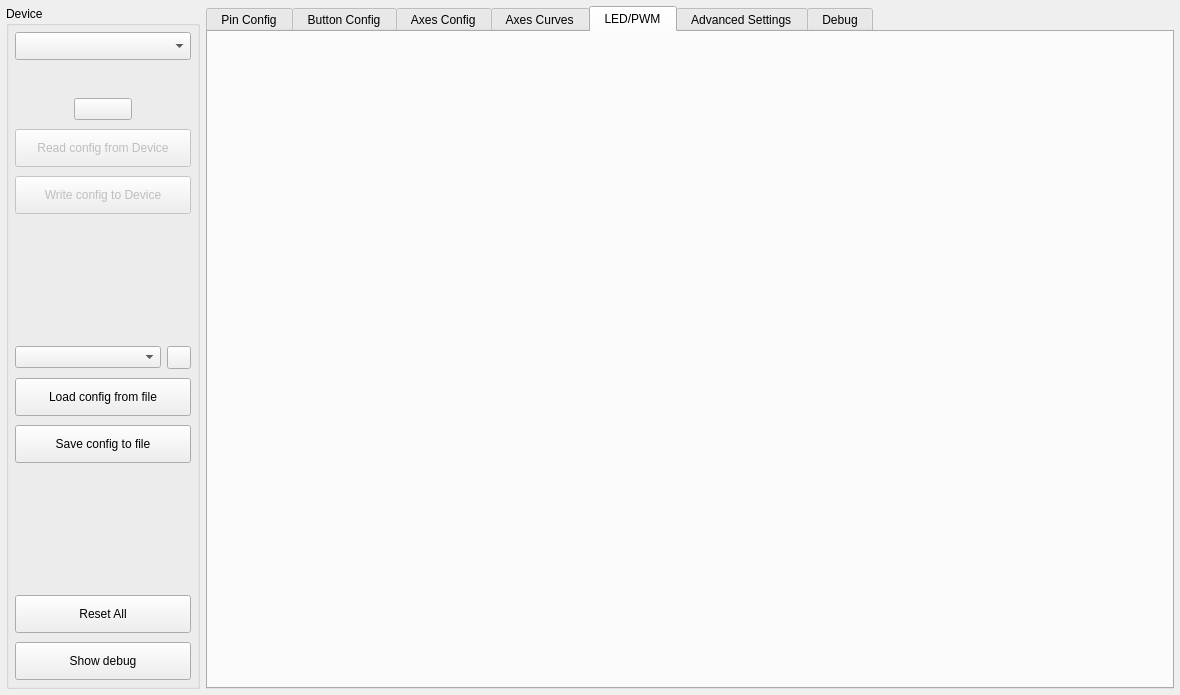
<?xml version="1.0" encoding="UTF-8"?>
<ui version="4.0">
 <class>MainWindow</class>
 <widget class="QMainWindow" name="MainWindow">
  <property name="geometry">
   <rect>
    <x>0</x>
    <y>0</y>
    <width>1180</width>
    <height>695</height>
   </rect>
  </property>
  <property name="minimumSize">
   <size>
    <width>900</width>
    <height>515</height>
   </size>
  </property>
  <property name="windowTitle">
   <string notr="true">FreeJoy QtConfigurator</string>
  </property>
  <widget class="QWidget" name="centralwidget">
   <layout class="QGridLayout" name="layoutG_MainLayout" rowstretch="10,1" columnstretch="1,5">
    <property name="leftMargin">
     <number>6</number>
    </property>
    <property name="topMargin">
     <number>6</number>
    </property>
    <property name="rightMargin">
     <number>6</number>
    </property>
    <property name="bottomMargin">
     <number>6</number>
    </property>
    <item row="1" column="0" colspan="2">
     <layout class="QVBoxLayout" name="layoutV_DebugWindow">
      <property name="spacing">
       <number>0</number>
      </property>
     </layout>
    </item>
    <item row="0" column="0">
     <widget class="QGroupBox" name="groupBox_4">
      <property name="minimumSize">
       <size>
        <width>0</width>
        <height>0</height>
       </size>
      </property>
      <property name="title">
       <string>Device</string>
      </property>
      <layout class="QGridLayout" name="gridLayout_7" rowstretch="0,0,0,0,0,1,0,0,0,0,1,0,0,0" columnstretch="0">
       <property name="leftMargin">
        <number>6</number>
       </property>
       <property name="topMargin">
        <number>6</number>
       </property>
       <property name="rightMargin">
        <number>6</number>
       </property>
       <property name="bottomMargin">
        <number>6</number>
       </property>
       <property name="horizontalSpacing">
        <number>6</number>
       </property>
       <property name="verticalSpacing">
        <number>9</number>
       </property>
       <item row="4" column="0">
        <widget class="QPushButton" name="pushButton_WriteConfig">
         <property name="enabled">
          <bool>false</bool>
         </property>
         <property name="sizePolicy">
          <sizepolicy hsizetype="Minimum" vsizetype="Expanding">
           <horstretch>0</horstretch>
           <verstretch>0</verstretch>
          </sizepolicy>
         </property>
         <property name="minimumSize">
          <size>
           <width>165</width>
           <height>37</height>
          </size>
         </property>
         <property name="styleSheet">
          <string notr="true">height: 30px;</string>
         </property>
         <property name="text">
          <string>Write config to Device</string>
         </property>
        </widget>
       </item>
       <item row="12" column="0">
        <widget class="QPushButton" name="pushButton_ResetAllPins">
         <property name="sizePolicy">
          <sizepolicy hsizetype="Minimum" vsizetype="Expanding">
           <horstretch>0</horstretch>
           <verstretch>0</verstretch>
          </sizepolicy>
         </property>
         <property name="minimumSize">
          <size>
           <width>165</width>
           <height>37</height>
          </size>
         </property>
         <property name="styleSheet">
          <string notr="true">height: 30px;</string>
         </property>
         <property name="text">
          <string>Reset All</string>
         </property>
         <property name="checked">
          <bool>false</bool>
         </property>
        </widget>
       </item>
       <item row="7" column="0">
        <widget class="QPushButton" name="pushButton_LoadFromFile">
         <property name="sizePolicy">
          <sizepolicy hsizetype="Minimum" vsizetype="Expanding">
           <horstretch>0</horstretch>
           <verstretch>0</verstretch>
          </sizepolicy>
         </property>
         <property name="minimumSize">
          <size>
           <width>165</width>
           <height>37</height>
          </size>
         </property>
         <property name="styleSheet">
          <string notr="true">height: 30px;</string>
         </property>
         <property name="text">
          <string>Load config from file</string>
         </property>
        </widget>
       </item>
       <item row="3" column="0">
        <widget class="QPushButton" name="pushButton_ReadConfig">
         <property name="enabled">
          <bool>false</bool>
         </property>
         <property name="sizePolicy">
          <sizepolicy hsizetype="Minimum" vsizetype="Expanding">
           <horstretch>0</horstretch>
           <verstretch>0</verstretch>
          </sizepolicy>
         </property>
         <property name="minimumSize">
          <size>
           <width>165</width>
           <height>37</height>
          </size>
         </property>
         <property name="styleSheet">
          <string notr="true">height: 30px;</string>
         </property>
         <property name="text">
          <string>Read config from Device</string>
         </property>
        </widget>
       </item>
       <item row="9" column="0">
        <widget class="QPushButton" name="pushButton_SaveToFile">
         <property name="sizePolicy">
          <sizepolicy hsizetype="Minimum" vsizetype="Expanding">
           <horstretch>0</horstretch>
           <verstretch>0</verstretch>
          </sizepolicy>
         </property>
         <property name="minimumSize">
          <size>
           <width>165</width>
           <height>37</height>
          </size>
         </property>
         <property name="styleSheet">
          <string notr="true">height: 30px;</string>
         </property>
         <property name="text">
          <string>Save config to file</string>
         </property>
        </widget>
       </item>
       <item row="5" column="0">
        <spacer name="verticalSpacer">
         <property name="orientation">
          <enum>Qt::Vertical</enum>
         </property>
         <property name="sizeHint" stdset="0">
          <size>
           <width>20</width>
           <height>40</height>
          </size>
         </property>
        </spacer>
       </item>
       <item row="2" column="0">
        <layout class="QHBoxLayout" name="horizontalLayout_3" stretch="1,1,1">
         <property name="spacing">
          <number>0</number>
         </property>
         <property name="rightMargin">
          <number>0</number>
         </property>
         <item>
          <spacer name="horizontalSpacer_9">
           <property name="orientation">
            <enum>Qt::Horizontal</enum>
           </property>
           <property name="sizeType">
            <enum>QSizePolicy::Preferred</enum>
           </property>
           <property name="sizeHint" stdset="0">
            <size>
             <width>40</width>
             <height>20</height>
            </size>
           </property>
          </spacer>
         </item>
         <item>
          <widget class="QPushButton" name="pushButton_Wiki">
           <property name="cursor">
            <cursorShape>PointingHandCursor</cursorShape>
           </property>
           <property name="styleSheet">
            <string notr="true"/>
           </property>
           <property name="text">
            <string/>
           </property>
           <property name="icon">
            <iconset resource="resources.qrc">
             <normaloff>:/Images/ST_wiki.png</normaloff>:/Images/ST_wiki.png</iconset>
           </property>
           <property name="iconSize">
            <size>
             <width>30</width>
             <height>30</height>
            </size>
           </property>
          </widget>
         </item>
         <item>
          <spacer name="horizontalSpacer_6">
           <property name="orientation">
            <enum>Qt::Horizontal</enum>
           </property>
           <property name="sizeType">
            <enum>QSizePolicy::Preferred</enum>
           </property>
           <property name="sizeHint" stdset="0">
            <size>
             <width>40</width>
             <height>20</height>
            </size>
           </property>
          </spacer>
         </item>
        </layout>
       </item>
       <item row="1" column="0">
        <widget class="QLabel" name="label_DeviceStatus">
         <property name="minimumSize">
          <size>
           <width>0</width>
           <height>20</height>
          </size>
         </property>
         <property name="styleSheet">
          <string notr="true"/>
         </property>
         <property name="text">
          <string/>
         </property>
         <property name="alignment">
          <set>Qt::AlignCenter</set>
         </property>
        </widget>
       </item>
       <item row="13" column="0">
        <widget class="QPushButton" name="pushButton_ShowDebug">
         <property name="sizePolicy">
          <sizepolicy hsizetype="Minimum" vsizetype="Expanding">
           <horstretch>0</horstretch>
           <verstretch>0</verstretch>
          </sizepolicy>
         </property>
         <property name="minimumSize">
          <size>
           <width>165</width>
           <height>37</height>
          </size>
         </property>
         <property name="styleSheet">
          <string notr="true">height: 30px;</string>
         </property>
         <property name="text">
          <string>Show debug</string>
         </property>
        </widget>
       </item>
       <item row="0" column="0">
        <widget class="CenteredCBox" name="comboBox_HidDeviceList">
         <property name="minimumSize">
          <size>
           <width>165</width>
           <height>26</height>
          </size>
         </property>
         <property name="styleSheet">
          <string notr="true">height: 22px;</string>
         </property>
        </widget>
       </item>
       <item row="6" column="0">
        <layout class="QHBoxLayout" name="horizontalLayout_2" stretch="1,0">
         <property name="spacing">
          <number>6</number>
         </property>
         <property name="leftMargin">
          <number>0</number>
         </property>
         <property name="topMargin">
          <number>0</number>
         </property>
         <property name="rightMargin">
          <number>0</number>
         </property>
         <property name="bottomMargin">
          <number>0</number>
         </property>
         <item>
          <widget class="QComboBox" name="comboBox_Configs"/>
         </item>
         <item>
          <widget class="QToolButton" name="toolButton_ConfigsDir">
           <property name="sizePolicy">
            <sizepolicy hsizetype="Preferred" vsizetype="Preferred">
             <horstretch>0</horstretch>
             <verstretch>0</verstretch>
            </sizepolicy>
           </property>
           <property name="text">
            <string/>
           </property>
           <property name="icon">
            <iconset resource="resources.qrc">
             <normaloff>:/Images/setings.png</normaloff>:/Images/setings.png</iconset>
           </property>
          </widget>
         </item>
        </layout>
       </item>
       <item row="10" column="0" rowspan="2">
        <spacer name="verticalSpacer_2">
         <property name="orientation">
          <enum>Qt::Vertical</enum>
         </property>
         <property name="sizeHint" stdset="0">
          <size>
           <width>20</width>
           <height>40</height>
          </size>
         </property>
        </spacer>
       </item>
      </layout>
     </widget>
    </item>
    <item row="0" column="1">
     <widget class="QTabWidget" name="tabWidget">
      <property name="baseSize">
       <size>
        <width>0</width>
        <height>0</height>
       </size>
      </property>
      <property name="currentIndex">
       <number>4</number>
      </property>
      <widget class="QWidget" name="tab_PinConfig">
       <attribute name="title">
        <string> Pin Config </string>
       </attribute>
       <layout class="QVBoxLayout" name="layoutV_tabPinConfig">
        <property name="leftMargin">
         <number>0</number>
        </property>
        <property name="topMargin">
         <number>6</number>
        </property>
        <property name="rightMargin">
         <number>0</number>
        </property>
        <property name="bottomMargin">
         <number>0</number>
        </property>
       </layout>
      </widget>
      <widget class="QWidget" name="tab_ButtonConfig">
       <attribute name="title">
        <string> Button Config </string>
       </attribute>
       <layout class="QVBoxLayout" name="layoutV_tabButtonConfig">
        <property name="leftMargin">
         <number>0</number>
        </property>
        <property name="topMargin">
         <number>6</number>
        </property>
        <property name="rightMargin">
         <number>0</number>
        </property>
        <property name="bottomMargin">
         <number>0</number>
        </property>
       </layout>
      </widget>
      <widget class="QWidget" name="tab_AxesConfig">
       <attribute name="title">
        <string> Axes Config </string>
       </attribute>
       <layout class="QVBoxLayout" name="layoutV_tabAxesConfig">
        <property name="spacing">
         <number>0</number>
        </property>
        <property name="leftMargin">
         <number>0</number>
        </property>
        <property name="topMargin">
         <number>6</number>
        </property>
        <property name="rightMargin">
         <number>0</number>
        </property>
        <property name="bottomMargin">
         <number>0</number>
        </property>
       </layout>
      </widget>
      <widget class="QWidget" name="tab_AxesCurves">
       <attribute name="title">
        <string> Axes Curves </string>
       </attribute>
       <layout class="QVBoxLayout" name="layoutV_tabAxesCurvesConfig">
        <property name="spacing">
         <number>0</number>
        </property>
        <property name="leftMargin">
         <number>0</number>
        </property>
        <property name="topMargin">
         <number>6</number>
        </property>
        <property name="rightMargin">
         <number>0</number>
        </property>
        <property name="bottomMargin">
         <number>0</number>
        </property>
       </layout>
      </widget>
      <widget class="QWidget" name="tab_LED">
       <attribute name="title">
        <string> LED/PWM </string>
       </attribute>
       <layout class="QVBoxLayout" name="layoutV_tabLedConfig">
        <property name="spacing">
         <number>0</number>
        </property>
        <property name="leftMargin">
         <number>0</number>
        </property>
        <property name="topMargin">
         <number>6</number>
        </property>
        <property name="rightMargin">
         <number>0</number>
        </property>
        <property name="bottomMargin">
         <number>0</number>
        </property>
       </layout>
      </widget>
      <widget class="QWidget" name="tab_AdvancedSettings">
       <attribute name="title">
        <string> Advanced Settings </string>
       </attribute>
       <layout class="QVBoxLayout" name="layoutV_tabAdvSettings">
        <property name="spacing">
         <number>0</number>
        </property>
        <property name="leftMargin">
         <number>0</number>
        </property>
        <property name="topMargin">
         <number>6</number>
        </property>
        <property name="rightMargin">
         <number>0</number>
        </property>
        <property name="bottomMargin">
         <number>0</number>
        </property>
       </layout>
      </widget>
      <widget class="QWidget" name="tab_Debug">
       <attribute name="title">
        <string> Debug </string>
       </attribute>
       <widget class="QPushButton" name="pushButton_TestButton">
        <property name="geometry">
         <rect>
          <x>10</x>
          <y>10</y>
          <width>71</width>
          <height>31</height>
         </rect>
        </property>
        <property name="text">
         <string notr="true">1</string>
        </property>
       </widget>
       <widget class="QPushButton" name="pushButton_TestButton_2">
        <property name="geometry">
         <rect>
          <x>10</x>
          <y>50</y>
          <width>71</width>
          <height>31</height>
         </rect>
        </property>
        <property name="text">
         <string>2</string>
        </property>
       </widget>
      </widget>
     </widget>
    </item>
   </layout>
  </widget>
 </widget>
 <customwidgets>
  <customwidget>
   <class>CenteredCBox</class>
   <extends>QComboBox</extends>
   <header>centered_cbox.h</header>
  </customwidget>
 </customwidgets>
 <resources>
  <include location="resources.qrc"/>
 </resources>
 <connections/>
</ui>
